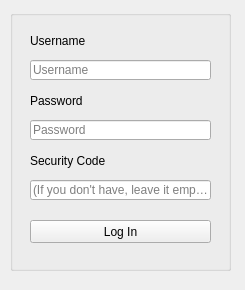
<?xml version="1.0" encoding="UTF-8"?>
<ui version="4.0">
 <class>MainWindow</class>
 <widget class="QMainWindow" name="MainWindow">
  <property name="geometry">
   <rect>
    <x>0</x>
    <y>0</y>
    <width>245</width>
    <height>290</height>
   </rect>
  </property>
  <property name="sizePolicy">
   <sizepolicy hsizetype="Fixed" vsizetype="Fixed">
    <horstretch>0</horstretch>
    <verstretch>0</verstretch>
   </sizepolicy>
  </property>
  <property name="minimumSize">
   <size>
    <width>245</width>
    <height>290</height>
   </size>
  </property>
  <property name="maximumSize">
   <size>
    <width>245</width>
    <height>290</height>
   </size>
  </property>
  <property name="windowTitle">
   <string>Instagram</string>
  </property>
  <property name="tabShape">
   <enum>QTabWidget::Rounded</enum>
  </property>
  <widget class="QWidget" name="centralwidget">
   <widget class="QGroupBox" name="groupBox">
    <property name="geometry">
     <rect>
      <x>10</x>
      <y>10</y>
      <width>221</width>
      <height>261</height>
     </rect>
    </property>
    <property name="minimumSize">
     <size>
      <width>0</width>
      <height>2</height>
     </size>
    </property>
    <property name="title">
     <string/>
    </property>
    <widget class="QLabel" name="label">
     <property name="enabled">
      <bool>true</bool>
     </property>
     <property name="geometry">
      <rect>
       <x>20</x>
       <y>20</y>
       <width>180</width>
       <height>21</height>
      </rect>
     </property>
     <property name="text">
      <string>Username</string>
     </property>
     <property name="textInteractionFlags">
      <set>Qt::NoTextInteraction</set>
     </property>
    </widget>
    <widget class="QLabel" name="label_2">
     <property name="enabled">
      <bool>true</bool>
     </property>
     <property name="geometry">
      <rect>
       <x>20</x>
       <y>80</y>
       <width>180</width>
       <height>21</height>
      </rect>
     </property>
     <property name="text">
      <string>Password</string>
     </property>
     <property name="textInteractionFlags">
      <set>Qt::NoTextInteraction</set>
     </property>
    </widget>
    <widget class="QLabel" name="label_3">
     <property name="enabled">
      <bool>true</bool>
     </property>
     <property name="geometry">
      <rect>
       <x>20</x>
       <y>140</y>
       <width>180</width>
       <height>21</height>
      </rect>
     </property>
     <property name="text">
      <string>Security Code</string>
     </property>
     <property name="textInteractionFlags">
      <set>Qt::NoTextInteraction</set>
     </property>
    </widget>
    <widget class="QPushButton" name="pushButton_Login">
     <property name="geometry">
      <rect>
       <x>20</x>
       <y>210</y>
       <width>181</width>
       <height>23</height>
      </rect>
     </property>
     <property name="text">
      <string>Log In</string>
     </property>
    </widget>
    <widget class="QLineEdit" name="lineEdit_Password">
     <property name="geometry">
      <rect>
       <x>20</x>
       <y>110</y>
       <width>181</width>
       <height>20</height>
      </rect>
     </property>
     <property name="echoMode">
      <enum>QLineEdit::Password</enum>
     </property>
     <property name="placeholderText">
      <string>Password</string>
     </property>
    </widget>
    <widget class="QLineEdit" name="lineEdit_Code">
     <property name="geometry">
      <rect>
       <x>20</x>
       <y>170</y>
       <width>181</width>
       <height>20</height>
      </rect>
     </property>
     <property name="placeholderText">
      <string>(If you don't have, leave it empty)</string>
     </property>
    </widget>
    <widget class="QLineEdit" name="lineEdit_Username">
     <property name="geometry">
      <rect>
       <x>20</x>
       <y>50</y>
       <width>181</width>
       <height>20</height>
      </rect>
     </property>
     <property name="placeholderText">
      <string>Username</string>
     </property>
    </widget>
   </widget>
  </widget>
 </widget>
 <tabstops>
  <tabstop>lineEdit_Username</tabstop>
  <tabstop>lineEdit_Password</tabstop>
  <tabstop>lineEdit_Code</tabstop>
  <tabstop>pushButton_Login</tabstop>
 </tabstops>
 <resources/>
 <connections/>
</ui>
